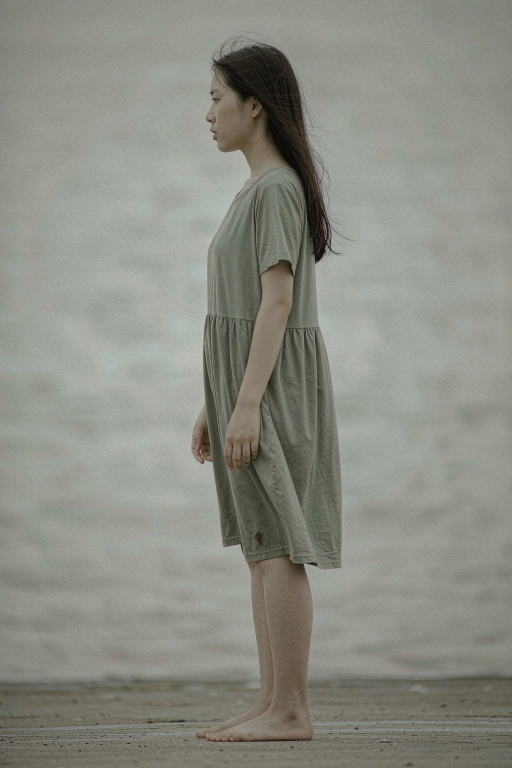
#> input picture project/frontend/media/source_original.jpg, 1024 x 1536 px (shown at 1/2 size)
$ python region_fx.py --image ../../../project/frontend/media/source_original.jpg --mask ../../../project/frontend/media/detail_feet.jpg --out out.png
#> lines starting #> are read from the running program, lines starting #| are printed output that depends on the picture
# -*- coding: utf-8 -*-
"""
region_fx.py — C: mask 驱动的区域特效 (聚光灯 / 局部滤镜 / 区域调色 / 背景虚化)

与 fx_library.local_effect(矩形 box) 的区别: 本模块接受**任意形状 mask**
(来自 COCO segmentation / BiRefNet alpha / 色度键 / 手绘区域), 支持:
  - spotlight_on   : 主体打亮 + 周围压暗 (聚光灯)
  - spotlight_off  : 主体压暗 + 周围保持 (隐私/去焦点)
  - region_filter  : 仅主体(或仅背景)套用滤镜
  - region_color   : 仅区域内调色/调温
  - bg_blur        : 背景虚化 (主体锐利, 景深感)
  - region_glow    : 区域内发光/辉光
  - edge_highlight : mask 边缘描边发光 (抠图质检可视化 / 风格化)

用法:
  from region_fx import apply_region_fx
  out, meta = apply_region_fx(img_rgb, mask_u8, "spotlight_on", {"intensity": 0.7})

CLI:
  python region_fx.py --image in.png --mask m.png --effect spotlight_on --out out.png
"""
from __future__ import annotations
import argparse, sys
from pathlib import Path

import numpy as np
from PIL import Image

ROOT = Path(__file__).resolve().parents[2]
if str(ROOT / "ai-service" / "src" / "fx") not in sys.path:
    sys.path.insert(0, str(ROOT / "ai-service" / "src" / "fx"))

import cv2  # noqa: E402


# ---------------------------------------------------------------- 工具
def _u8(x):
    return np.clip(x, 0, 255).astype(np.uint8)


def _feather(mask_u8: np.ndarray, sigma: float = 0.0) -> np.ndarray:
    """mask → 羽化后的 float32 (0-1)。sigma<=0 时按尺寸自适应。"""
    m = mask_u8.astype(np.float32) / 255.0
    if sigma <= 0:
        sigma = max(2.0, min(mask_u8.shape) * 0.012)
    m = cv2.GaussianBlur(m, (0, 0), sigma)
    return np.clip(m, 0, 1)


def _fit_color(img: np.ndarray, target: np.ndarray, strength: float) -> np.ndarray:
    return _u8(img.astype(np.float32) * (1 - strength) + target.astype(np.float32) * strength)


# ---------------------------------------------------------------- 单特效
def fx_spotlight_on(img, m, p):
    """主体打亮 + 周围压暗 (经典聚光灯)。"""
    inten = float(p.get("intensity", 0.65))
    warm = float(p.get("warm", 0.0))
    lit = img.astype(np.float32) * (1 + 0.45 * inten)
    if warm > 0:
        lit[..., 0] *= 1 + 0.12 * warm
        lit[..., 2] *= 1 - 0.10 * warm
    dark = img.astype(np.float32) * (1 - 0.55 * inten)
    # 背景轻微降饱和
    if p.get("desat_bg", True):
        g = cv2.cvtColor(img, cv2.COLOR_RGB2GRAY)[..., None].astype(np.float32)
        dark = dark * (1 - 0.35 * inten) + g * (0.35 * inten)
    a = m[..., None]
    return _u8(lit * a + dark * (1 - a))


# [106 lines left out: functions fx_spotlight_off, fx_region_filter, fx_region_color, fx_bg_blur, fx_region_glow, fx_edge_highlight, not called in this run]


EFFECTS = {
    "spotlight_on": fx_spotlight_on,
    "spotlight_off": fx_spotlight_off,
    "region_filter": fx_region_filter,
    "region_color": fx_region_color,
    "bg_blur": fx_bg_blur,
    "region_glow": fx_region_glow,
    "edge_highlight": fx_edge_highlight,
}

EFFECT_CN = {
    "spotlight_on": "主体聚光灯(打亮主体压暗背景)",
    "spotlight_off": "主体遮罩(压暗/模糊/马赛克主体)",
    "region_filter": "局部滤镜(仅主体或仅背景)",
    "region_color": "区域调色(暖/冷/明度/饱和)",
    "bg_blur": "背景虚化(景深感)",
    "region_glow": "主体辉光",
    "edge_highlight": "边缘描边发光",
}


# ---------------------------------------------------------------- 主入口
def apply_region_fx(img_rgb: np.ndarray, mask_u8: np.ndarray,
                    effect: str, params: dict | None = None):
    """img_rgb: HxWx3 uint8; mask_u8: HxW uint8 (0-255, 非零=区域)。
    返回 (out_rgb, meta)。mask 自动羽化。"""
    p = dict(params or {})
    if effect not in EFFECTS:
        raise ValueError(f"未知区域特效 {effect}; 可用: {list(EFFECTS)}")
    H, W = img_rgb.shape[:2]
    if mask_u8.shape[:2] != (H, W):
        mask_u8 = np.array(Image.fromarray(mask_u8).resize((W, H), Image.NEAREST))
    sigma = float(p.get("feather", 0))
    m = _feather(mask_u8, sigma)
    out = EFFECTS[effect](img_rgb, m, p)
    meta = {"effect": effect, "cn": EFFECT_CN[effect],
            "area_ratio": round(float((mask_u8 > 127).mean()), 4),
            "feather_sigma": round(sigma if sigma > 0 else max(2.0, min(H, W) * 0.012), 2),
            "params": {k: v for k, v in p.items() if k != "feather"}}
    return out, meta


# [36 lines left out: functions mask_from_coco_ann, _resolve_filter, not called in this run]


# ---------------------------------------------------------------- CLI
def _main():
    ap = argparse.ArgumentParser()
    ap.add_argument("--image", required=True)
    ap.add_argument("--mask", required=True, help="mask 图或 'coco:image_id[:cat]'")
    ap.add_argument("--effect", default="spotlight_on", choices=list(EFFECTS))
    ap.add_argument("--out", required=True)
    ap.add_argument("--params", default="{}", help="JSON 参数, 如 {\"intensity\":0.8}")
    a = ap.parse_args()
    import json
    img = np.array(Image.open(a.image).convert("RGB"))
#> img is the input picture: shape (1536, 1024, 3); mean R, G, B 139.2, 140.8, 131.7
    if a.mask.startswith("coco:"):
        rest = a.mask.split(":")[1:]
        iid = int(rest[0]); cat = rest[1] if len(rest) > 1 else None
        ann = str(ROOT / "data" / "coco_stuff" / "annotations" / "instances_val2017.json")
        m = mask_from_coco_ann(ann, iid, cat)
    else:
        m = np.array(Image.open(a.mask).convert("L"))
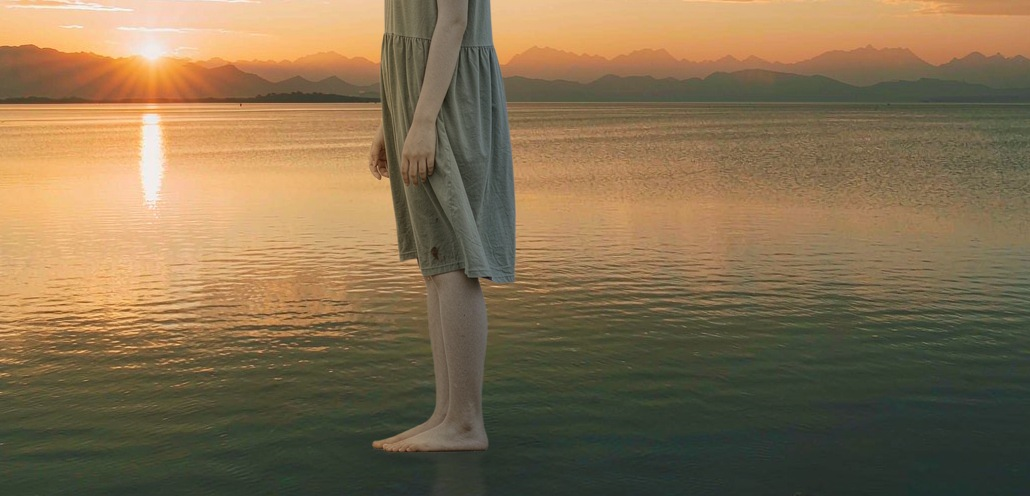
#> input picture project/frontend/media/detail_feet.jpg, 1030 x 496 px
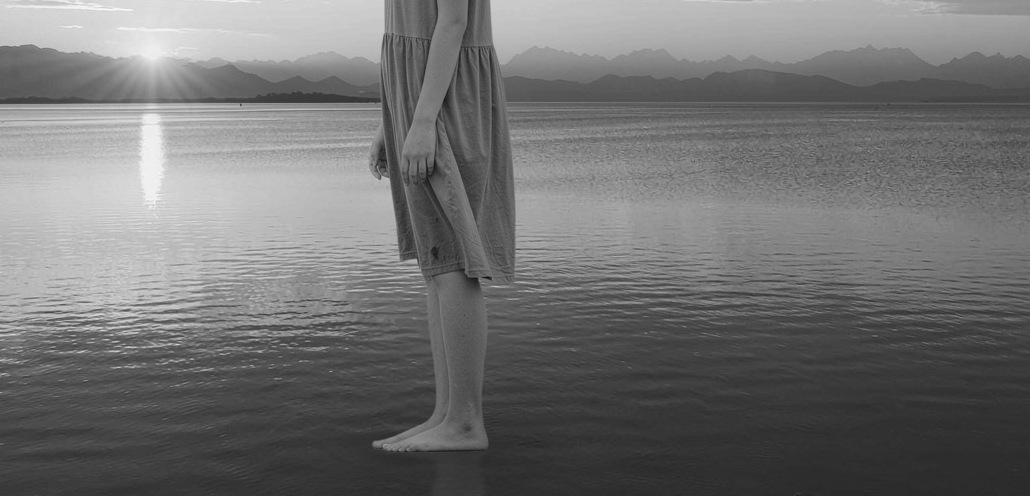
#> m: shape (496, 1030); min 13, max 249, mean 113.8
    out, meta = apply_region_fx(img, m, a.effect, json.loads(a.params))
#> in apply_region_fx, `p = dict(params or {})`: p = 0 items
#> in apply_region_fx, `mask_u8 = np.array(Image.fromarray(mask_u8).resize((W, H), Image.NEARE..`:
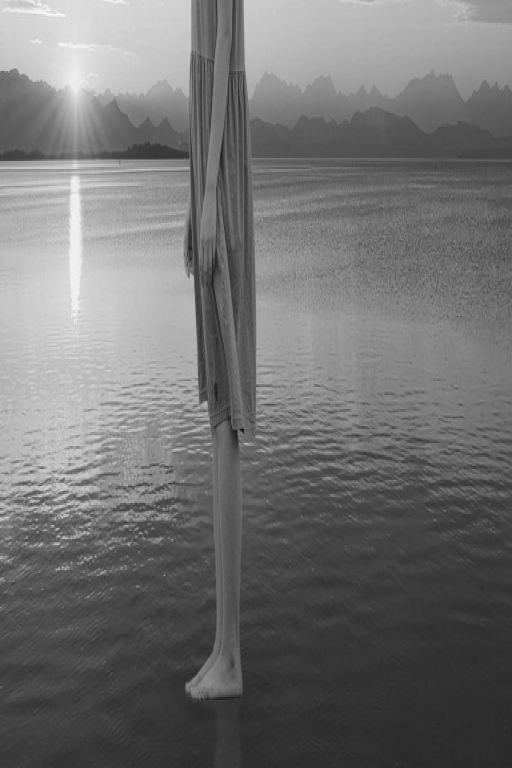
#> mask_u8: shape (1536, 1024) (shown at 1/2 size); min 13, max 249, mean 113.8
#> in apply_region_fx, `sigma = float(p.get("feather", 0))`: sigma = 0
#> in _feather, `m = cv2.GaussianBlur(m, (0, 0), sigma)`:
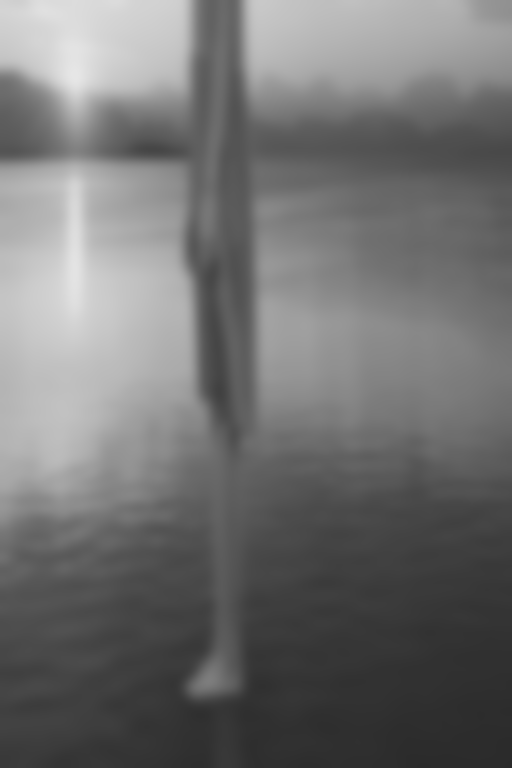
#> m: shape (1536, 1024) float32 (shown at 1/2 size); min 0.168, max 0.906, mean 0.446
#> in fx_spotlight_on, `inten = float(p.get("intensity", 0.65))`: inten = 0.65
#> in fx_spotlight_on, `warm = float(p.get("warm", 0.0))`: warm = 0
#> in fx_spotlight_on, `lit = img.astype(np.float32) * (1 + 0.45 * inten)`:
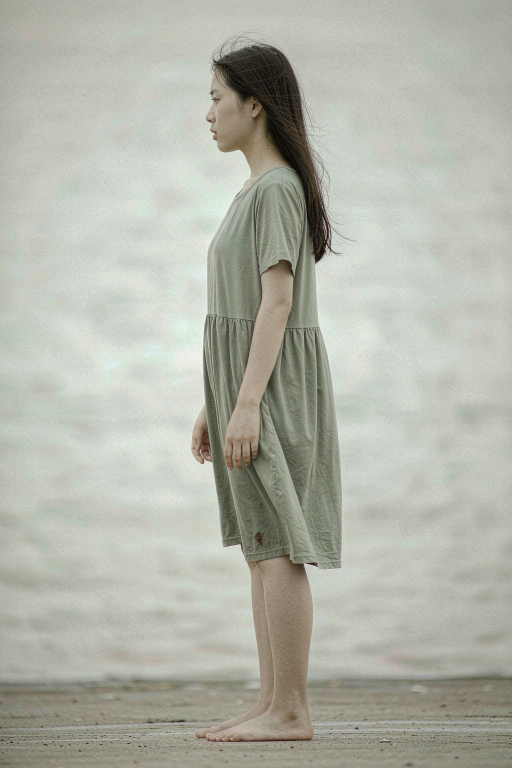
#> lit: shape (1536, 1024, 3) float32 (shown at 1/2 size); mean R, G, B 180, 181.9, 170.3; drawn with min black and max white
#> in fx_spotlight_on, `dark = img.astype(np.float32) * (1 - 0.55 * inten)`:
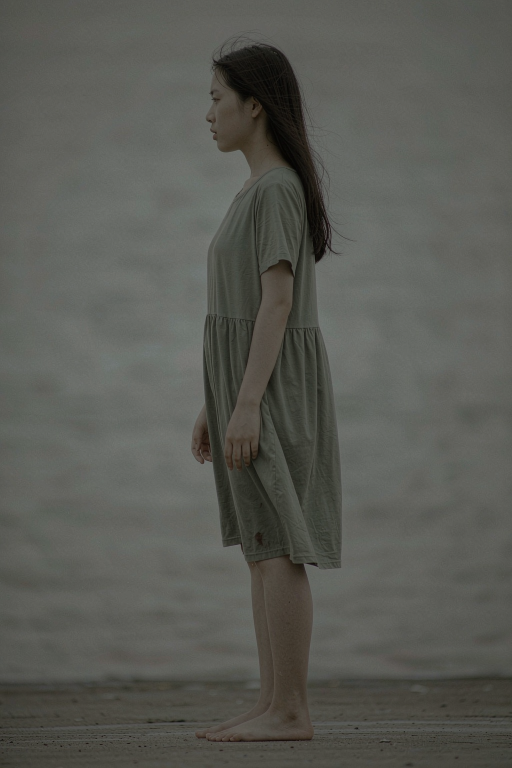
#> dark: shape (1536, 1024, 3) float32 (shown at 1/2 size); mean R, G, B 89.5, 90.4, 84.6
#> in _u8, `return np.clip(x, 0, 255).astype(np.uint8)`:
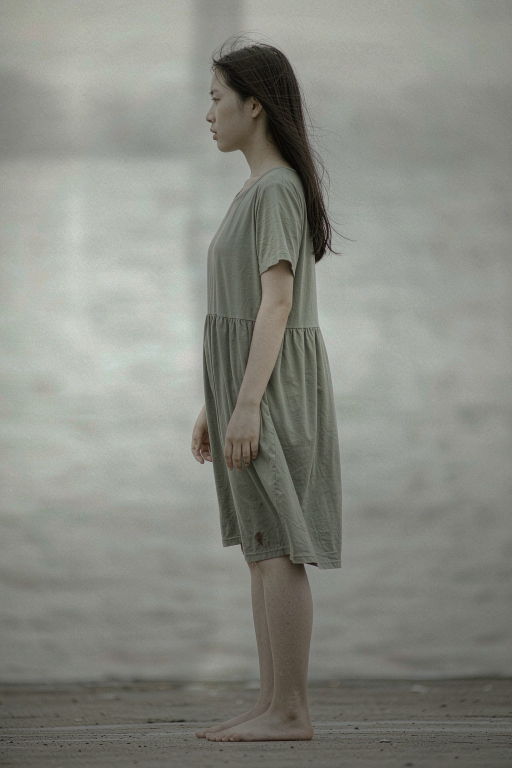
#> returned value: shape (1536, 1024, 3) (shown at 1/2 size); mean of channels 0, 1, 2 136.5, 138, 130.5; drawn as R, G, B
#> meta = 5 items
    Path(a.out).parent.mkdir(parents=True, exist_ok=True)
    Image.fromarray(out).save(a.out)
    print(f"OK -> {a.out} | {meta}")
#| OK -> out.png | {'effect': 'spotlight_on', 'cn': '主体聚光灯(打亮主体压暗背景)', 'area_ratio': 0.3637, 'feather_sigma': 12.29, 'params': {}}


if __name__ == "__main__":
    _main()
